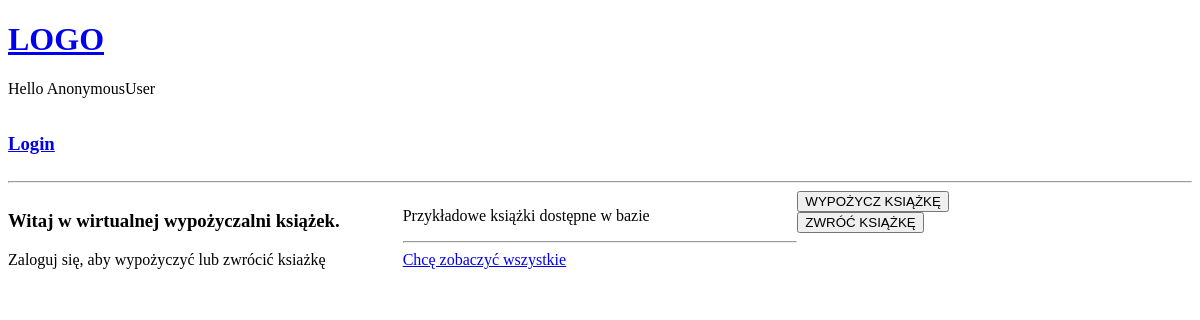
/, run on an earlier commit of the app's database.
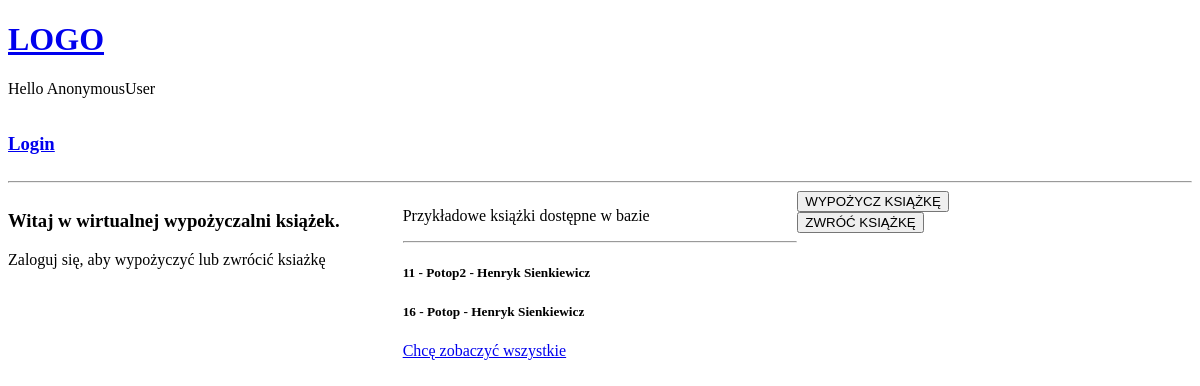
And on a later commit of the database.
### base/models.py (models this page shows, shortened)
class Book(models.Model):
    id = models.AutoField(primary_key=True)
    title = models.CharField(max_length=255)
    author = models.CharField(max_length=255)
    availability = models.BooleanField(default=True)

### base/views.py (the view)
# urls.py: path('', views.home, name='home'),
def home(request):
    available_books = Book.objects.filter(availability=True)
    return render(request, 'base/home.html', {'books': available_books})

### base/templates/base/home.html (shortened to what this page needs)
{% extends 'main.html' %}
{% block content %}
<div class="home-container">
    <div>
        <h3>Witaj w wirtualnej wypożyczalni książek.</h3>
        <p>Zaloguj się, aby wypożyczyć lub zwrócić ksiażkę</p>
    </div>
    <div>
        <p>Przykładowe książki dostępne w bazie</p>
        <hr>
        {% for book in books|slice:":10" %}
        <div>
            <h5>{{book.id}} - {{book.title}} - {{book.author}}</h5>
        </div>
        {% endfor %}
        <a href="http://127.0.0.1:8000/book-list">Chcę zobaczyć wszystkie</a>
    </div>
    <div>
        <a href="{% url 'borrow' %}"><button>WYPOŻYCZ KSIĄŻKĘ</button><br></a>
        <a href="{% url 'return-book' %}"><button>ZWRÓĆ KSIĄŻKĘ</button><br></a>
    </div>
</div>
{% endblock %}

What changed in the data, as far as the page shows it:
added Book: id "11", title "Potop2", author "Henryk Sienkiewicz"
added Book: id "16", title "Potop", author "Henryk Sienkiewicz"
